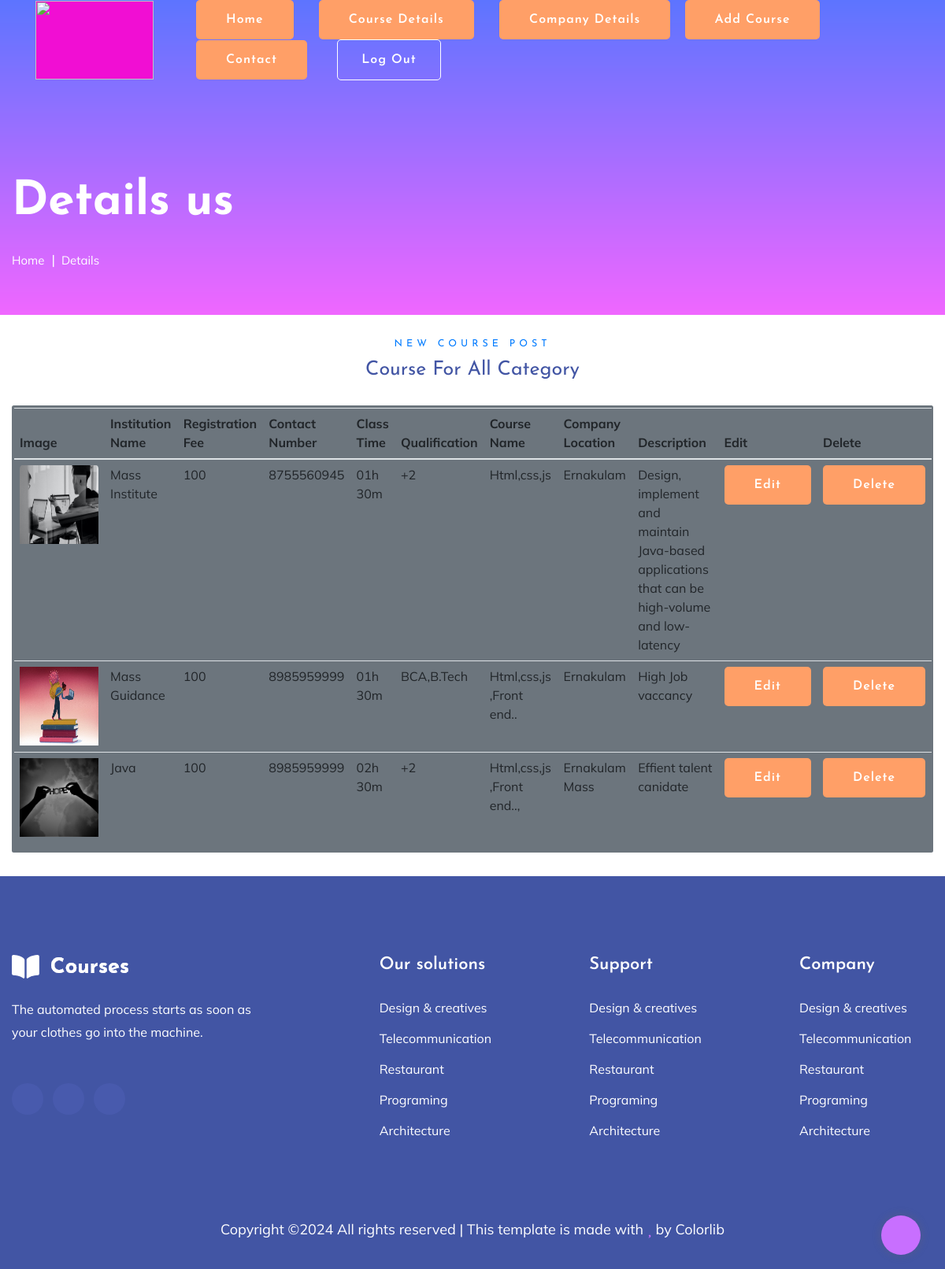
Screenshot of /gtable with the database file from the repository.
### myapp/models.py (models this page shows)
class G_ADD_guidance1(models.Model):
    gname = models.TextField(max_length=200,null=True,blank=False)
    number = models.IntegerField(null=True,blank=False)
    ctime = models.TextField(max_length=100,null=True,blank=False)
    place=models.TextField(max_length=500,null=True,blank=False)
    rfee = models.IntegerField(null=True,blank=False)
    qua = models.TextField(max_length=500,null=True,blank=False)
    quan = models.TextField(max_length=500,null=True,blank=False)
    des = models.TextField(max_length=500,null=True,blank=False)
    img=models.ImageField(upload_to='image',null=True,blank=False)

### myapp/views.py (the view)
# urls.py: path('gtable',views.gtable,name='gtable'),
def gtable(request):
    data = G_ADD_guidance1.objects.all()
    return render(request,'guidance/G_table.html',{'data':data})

### myapp/templates/guidance/G_table.html (shortened to what this page needs)
{% extends 'guidance/index.html' %}
{% block content %}
{% load static %}
<section class="slider-area slider-area2">
  <div class="slider-active">
      <div class="single-slider slider-height2">
          <div class="container">
              <div class="row">
                  <div class="col-xl-8 col-lg-11 col-md-12">
                      <div class="hero__caption hero__caption2">
                          <h1 data-animation="bounceIn" data-delay="0.2s">Details us</h1>
                          <nav aria-label="breadcrumb">
                              <ol class="breadcrumb">
                                  <li class="breadcrumb-item"><a href="index.html">Home</a></li>
                                  <li class="breadcrumb-item"><a href="#">Details</a></li>
                              </ol>
                          </nav>
                      </div>
                  </div>
              </div>
          </div>
      </div>
  </div>
</section>
<div class="container-fluid py-4">
    <div class="container py-4">
        <div class="text-center mb-5">
            <h5 class="text-primary text-uppercase mb-3" style="letter-spacing: 5px;">New Course Post</h5>
            <h1>Course For All Category</h1>
        </div>
        <div class="row justify-content-center">
            <div class="col-xxl-12">
                <div class="contact-form bg-secondary rounded p-1">
                    <table class="table">
                        <thead>
                            <tr>
                                <th scope="col">Image</th>
                                <th scope="col">Institution Name</th>
                                <th scope="col">Registration Fee</th>
                                <th scope="col">Contact Number</th>
                                <th scope="col">Class Time</th>
                                <th scope="col">Qualification</th>
                                <th scope="col">Course Name</th>
                                <th scope="col">Company Location</th>
                                <th scope="col">Description</th>
                                <th scope="col">Edit</th>
                                <th scope="col">Delete</th>
                            </tr>
                        </thead>
                        <tbody>
                            {% for i in data %}
                            <tr>
                                <td><img src="{{i.img.url}}" width="100" height="100"></td>
                                <td style="white-space:pre-wrap; word-wrap:break-word">{{i.gname}}</td>
                                <td style="white-space:pre-wrap; word-wrap:break-word">{{i.rfee}}</td>
                                <td style="white-space:pre-wrap; word-wrap:break-word">{{i.number}}</td>
                                <td style="white-space:pre-wrap; word-wrap:break-word">{{i.ctime}}</td>
                                <td style="white-space:pre-wrap; word-wrap:break-word">{{i.qua}}</td>
                                <td style="white-space:pre-wrap; word-wrap:break-word">{{i.quan}}</td>
                                <td style="white-space:pre-wrap; word-wrap:break-word">{{i.place}}</td>
                                <td style="white-space:pre-wrap; word-wrap:break-word">{{i.des}}</td>
                                <td><a href="{% url 'g_edit' geid=i.id %}"><button type="button" class="btn btn-primary">Edit</button></a></td>
                                <td><a href="{% url 'g_delete' g_did=i.id %}"><button type="button" class="btn btn-success">Delete</button></a></td>
                            </tr>
                            {% endfor %}
                        </tbody>
                    </table>
                </div>
            </div>
        </div>
    </div>
</div>
{% endblock %}

### myapp/templates/guidance/index.html (shortened to what this page needs)
{% load static %}
<!doctype html>
<html class="no-js" lang="zxx">
<head>
    <link rel="stylesheet" href="{% static 'staticG/assets/css/bootstrap.min.css' %}">
    <link rel="stylesheet" href="{% static 'staticG/assets/css/owl.carousel.min.css' %}">
    <link rel="stylesheet" href="{% static 'staticG/assets/css/slicknav.css' %}">
    <link rel="stylesheet" href="{% static 'staticG/assets/css/flaticon.css' %}">
    <link rel="stylesheet" href="{% static 'staticG/assets/css/progressbar_barfiller.css' %}">
    <link rel="stylesheet" href="{% static 'staticG/assets/css/gijgo.css' %}">
    <link rel="stylesheet" href="{% static 'staticG/assets/css/animate.min.css' %}">
    <link rel="stylesheet" href="{% static 'staticG/assets/css/animated-headline.css' %}">
    <link rel="stylesheet" href="{% static 'staticG/assets/css/magnific-popup.css' %}">
    <link rel="stylesheet" href="{% static 'staticG/assets/css/fontawesome-all.min.css' %}">
    <link rel="stylesheet" href="{% static 'staticG/assets/css/themify-icons.css' %}">
    <link rel="stylesheet" href="{% static 'staticG/assets/css/slick.css' %}">
    <link rel="stylesheet" href="{% static 'staticG/assets/css/nice-select.css' %}">
    <link rel="stylesheet" href="{% static 'staticG/assets/css/style.css' %}">
</head>
<body>
    <header>
        <div class="header-area header-transparent">
            <div class="main-header ">
                <div class="header-bottom  header-sticky">
                    <div class="container-fluid">
                        <div class="row align-items-center">
                            <div class="col-sm-2 col-sm-2">
                                <div class="logo">
                                    <a href="index.html"><img src="{% static 'staticG/assets/img/logo/astra-logo.png' %}" width="150px" style="background-color: rgb(241, 14, 211)" height="100px" alt=""></a>
                                </div>
                            </div>
                            <div class="col-xl-10 col-lg-10">
                                <div class="menu-wrapper d-flex align-items-center justify-content-end">
                                    <div class="main-menu d-none d-lg-block">
                                        <nav>
                                            <ul id="navigation">
                                                <li class="active" ><a class="btn btn-primary py-2 px-4 ml-auto d-none d-lg-block" href="{% url 'homeview' %}">Home</a></li>
                                                <li><a class="btn btn-primary py-2 px-4 ml-auto d-none d-lg-block" href="{% url 'gtable' %}">Course Details</a></li>
                                                <li><a class="btn btn-primary py-2 px-4 ml-auto d-none d-lg-block" href="{% url 'CG_details' %}">Company Details</a></li>
                                                <a class="btn btn-primary py-2 px-4 ml-auto d-none d-lg-block" href="{% url 'Guidance_job' %}">Add Course</a>
                                                <li><a class="btn btn-primary py-2 px-4 ml-auto d-none d-lg-block" href="{% url 'user_contact' %}">Contact</a></li>
                                                <li class="button-header"><a href="{% url 'home1' %}" class="btn btn3">Log Out</a></li>
                                            </ul>
                                        </nav>
                                    </div>
                                </div>
                            </div>
                            <div class="col-12">
                            </div>
                        </div>
                    </div>
                </div>
            </div>
        </div>
    </header>
    {% block content %}{% endblock %}
    <footer>
     <div class="footer-wrappper footer-bg">
        <div class="footer-area footer-padding">
            <div class="container">
                <div class="row justify-content-between">
                    <div class="col-xl-4 col-lg-5 col-md-4 col-sm-6">
                        <div class="single-footer-caption mb-50">
                            <div class="single-footer-caption mb-30">
                                <div class="footer-logo mb-25">
                                    <a href="index.html"><img src="{% static 'staticG/assets/img/logo/logo2_footer.png' %}" alt=""></a>
                                </div>
                                <div class="footer-tittle">
                                    <div class="footer-pera">
                                        <p>The automated process starts as soon as your clothes go into the machine.</p>
                                    </div>
                                </div>
                                <div class="footer-social">
                                    <a href="#"><i class="fab fa-twitter"></i></a>
                                    <a href="https://bit.ly/sai4ull"><i class="fab fa-facebook-f"></i></a>
                                    <a href="#"><i class="fab fa-pinterest-p"></i></a>
                                </div>
                            </div>
                        </div>
                    </div>
                    <div class="col-xl-2 col-lg-3 col-md-4 col-sm-5">
                        <div class="single-footer-caption mb-50">
                            <div class="footer-tittle">
                                <h4>Our solutions</h4>
                                <ul>
                                    <li><a href="#">Design & creatives</a></li>
                                    <li><a href="#">Telecommunication</a></li>
                                    <li><a href="#">Restaurant</a></li>
                                    <li><a href="#">Programing</a></li>
                                    <li><a href="#">Architecture</a></li>
                                </ul>
                            </div>
                        </div>
                    </div>
                    <div class="col-xl-2 col-lg-4 col-md-4 col-sm-6">
                        <div class="single-footer-caption mb-50">
                            <div class="footer-tittle">
                                <h4>Support</h4>
                                <ul>
                                    <li><a href="#">Design & creatives</a></li>
                                    <li><a href="#">Telecommunication</a></li>
                                    <li><a href="#">Restaurant</a></li>
                                    <li><a href="#">Programing</a></li>
                                    <li><a href="#">Architecture</a></li>
                                </ul>
                            </div>
                        </div>
                    </div>
                    <div class="col-xl-2 col-lg-3 col-md-4 col-sm-6">
                        <div class="single-footer-caption mb-50">
                            <div class="footer-tittle">
                                <h4>Company</h4>
                                <ul>
                                    <li><a href="#">Design & creatives</a></li>
                                    <li><a href="#">Telecommunication</a></li>
                                    <li><a href="#">Restaurant</a></li>
                                    <li><a href="#">Programing</a></li>
                                    <li><a href="#">Architecture</a></li>
                                </ul>
                            </div>
                        </div>
                    </div>
                </div>
            </div>
        </div>
        <div class="footer-bottom-area">
            <div class="container">
                <div class="footer-border">
                    <div class="row d-flex align-items-center">
                        <div class="col-xl-12 ">
                            <div class="footer-copy-right text-center">
                                <p>
                                  Copyright &copy;<script>document.write(new Date().getFullYear());</script> All rights reserved | This template is made with <i class="fa fa-heart" aria-hidden="true"></i> by <a href="https://colorlib.com" target="_blank">Colorlib</a>
                                  </p>
                              </div>
                          </div>
                      </div>
                  </div>
              </div>
          </div>
      </div>
  </footer>
  <div id="back-top" >
    <a title="Go to Top" href="#"> <i class="fas fa-level-up-alt"></i></a>
</div>
</body>
</html>

### rows the page displays
G_ADD_guidance1: img (picture), gname "Mass Institute", rfee "100", number "8755560945", ctime "01h 30m", qua "+2", quan "Html,css,js", place "Ernakulam", des "Design, implement and maintain Java-based applications that can be high-volume and low-latency"
G_ADD_guidance1: img (picture), gname "Mass Guidance", rfee "100", number "8985959999", ctime "01h 30m", qua "BCA,B.Tech", quan "Html,css,js ,Front end..", place "Ernakulam", des "High Job vaccancy"
G_ADD_guidance1: img (picture), gname "Java", rfee "100", number "8985959999", ctime "02h 30m", qua "+2", quan "Html,css,js ,Front end..,", place "Ernakulam Mass", des "Effient talent canidate"
